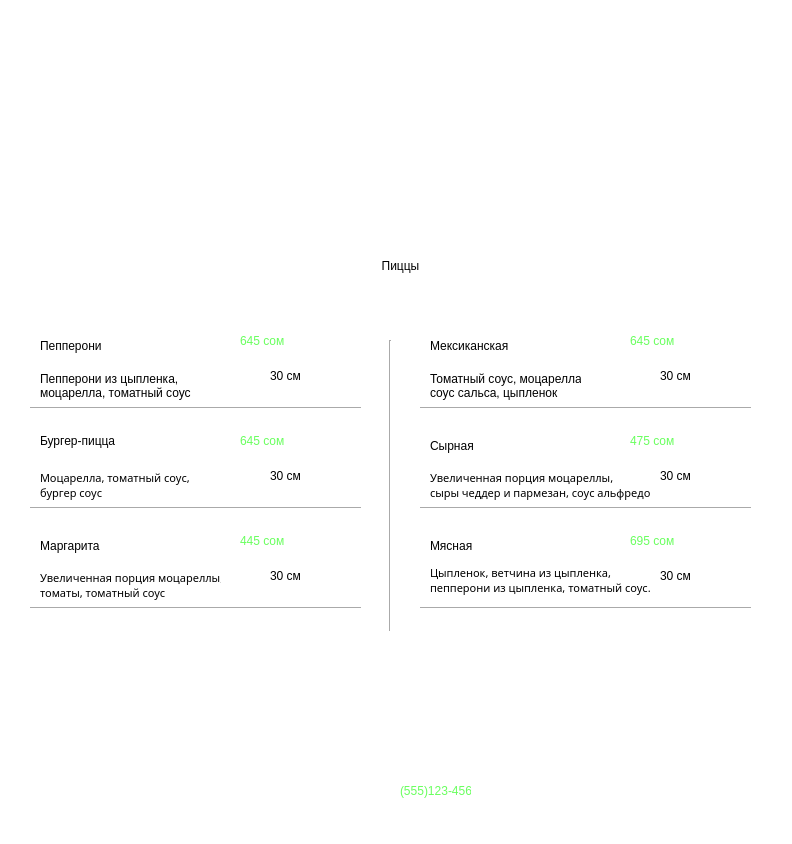
<?xml version="1.0" encoding="UTF-8"?>
<ui version="4.0">
 <class>Form</class>
 <widget class="QWidget" name="Form">
  <property name="geometry">
   <rect>
    <x>0</x>
    <y>0</y>
    <width>792</width>
    <height>844</height>
   </rect>
  </property>
  <property name="windowTitle">
   <string>Form</string>
  </property>
  <property name="styleSheet">
   <string notr="true">background-color: rgb(255, 255, 255);</string>
  </property>
  <widget class="QLabel" name="label">
   <property name="geometry">
    <rect>
     <x>0</x>
     <y>0</y>
     <width>801</width>
     <height>231</height>
    </rect>
   </property>
   <property name="text">
    <string/>
   </property>
   <property name="pixmap">
    <pixmap>image/360_F_280762521_j1sQEgHTmtfoUcAEgoPt1gdBu6yinZQN.jpg</pixmap>
   </property>
  </widget>
  <widget class="QLabel" name="label_2">
   <property name="geometry">
    <rect>
     <x>0</x>
     <y>680</y>
     <width>791</width>
     <height>161</height>
    </rect>
   </property>
   <property name="text">
    <string/>
   </property>
   <property name="pixmap">
    <pixmap>image/botoom.jpg</pixmap>
   </property>
  </widget>
  <widget class="Line" name="line">
   <property name="geometry">
    <rect>
     <x>380</x>
     <y>340</y>
     <width>20</width>
     <height>291</height>
    </rect>
   </property>
   <property name="orientation">
    <enum>Qt::Vertical</enum>
   </property>
  </widget>
  <widget class="Line" name="line_2">
   <property name="geometry">
    <rect>
     <x>30</x>
     <y>400</y>
     <width>331</width>
     <height>16</height>
    </rect>
   </property>
   <property name="orientation">
    <enum>Qt::Horizontal</enum>
   </property>
  </widget>
  <widget class="Line" name="line_3">
   <property name="geometry">
    <rect>
     <x>30</x>
     <y>500</y>
     <width>331</width>
     <height>16</height>
    </rect>
   </property>
   <property name="orientation">
    <enum>Qt::Horizontal</enum>
   </property>
  </widget>
  <widget class="Line" name="line_4">
   <property name="geometry">
    <rect>
     <x>30</x>
     <y>600</y>
     <width>331</width>
     <height>16</height>
    </rect>
   </property>
   <property name="orientation">
    <enum>Qt::Horizontal</enum>
   </property>
  </widget>
  <widget class="Line" name="line_5">
   <property name="geometry">
    <rect>
     <x>420</x>
     <y>600</y>
     <width>331</width>
     <height>16</height>
    </rect>
   </property>
   <property name="orientation">
    <enum>Qt::Horizontal</enum>
   </property>
  </widget>
  <widget class="Line" name="line_6">
   <property name="geometry">
    <rect>
     <x>420</x>
     <y>400</y>
     <width>331</width>
     <height>16</height>
    </rect>
   </property>
   <property name="orientation">
    <enum>Qt::Horizontal</enum>
   </property>
  </widget>
  <widget class="Line" name="line_7">
   <property name="geometry">
    <rect>
     <x>420</x>
     <y>500</y>
     <width>331</width>
     <height>16</height>
    </rect>
   </property>
   <property name="orientation">
    <enum>Qt::Horizontal</enum>
   </property>
  </widget>
  <widget class="QLabel" name="label_3">
   <property name="geometry">
    <rect>
     <x>310</x>
     <y>230</y>
     <width>181</width>
     <height>71</height>
    </rect>
   </property>
   <property name="styleSheet">
    <string notr="true">font: italic 30pt &quot;Sitka Banner&quot;;
background-color: rgb(255, 255, 255, 0);</string>
   </property>
   <property name="text">
    <string>Пиццы</string>
   </property>
   <property name="alignment">
    <set>Qt::AlignCenter</set>
   </property>
  </widget>
  <widget class="QLabel" name="label_4">
   <property name="geometry">
    <rect>
     <x>40</x>
     <y>330</y>
     <width>141</width>
     <height>31</height>
    </rect>
   </property>
   <property name="styleSheet">
    <string notr="true">QLabel{
font: 75 italic 18pt &quot;Sitka Banner&quot;;
background-color: rgb(255, 255, 255, 0);
}

QLabel::hover{
color: rgb(105, 255, 94);
background-color: rgb(255, 255, 255, 0);
}
</string>
   </property>
   <property name="text">
    <string>Пепперони</string>
   </property>
  </widget>
  <widget class="QLabel" name="label_5">
   <property name="geometry">
    <rect>
     <x>40</x>
     <y>350</y>
     <width>151</width>
     <height>71</height>
    </rect>
   </property>
   <property name="styleSheet">
    <string notr="true">font: 8pt &quot;Sitka&quot;;
background-color: rgb(255, 255, 255, 0);</string>
   </property>
   <property name="text">
    <string>Пепперони из цыпленка, 
моцарелла, томатный соус</string>
   </property>
  </widget>
  <widget class="QLabel" name="label_6">
   <property name="geometry">
    <rect>
     <x>240</x>
     <y>320</y>
     <width>121</width>
     <height>41</height>
    </rect>
   </property>
   <property name="styleSheet">
    <string notr="true">QLabel{
font: 75 italic 18pt &quot;Sitka Banner&quot;;
color: rgb(105, 255, 94);
background-color: rgb(255, 255, 255, 0);
}</string>
   </property>
   <property name="text">
    <string>645 сом</string>
   </property>
  </widget>
  <widget class="QLabel" name="label_7">
   <property name="geometry">
    <rect>
     <x>270</x>
     <y>360</y>
     <width>71</width>
     <height>31</height>
    </rect>
   </property>
   <property name="styleSheet">
    <string notr="true">font: 12pt &quot;Sitka&quot;;
background-color: rgb(255, 255, 255, 0);</string>
   </property>
   <property name="text">
    <string>30 см</string>
   </property>
  </widget>
  <widget class="QLabel" name="label_8">
   <property name="geometry">
    <rect>
     <x>40</x>
     <y>420</y>
     <width>171</width>
     <height>41</height>
    </rect>
   </property>
   <property name="styleSheet">
    <string notr="true">QLabel{
font: 75 italic 18pt &quot;Sitka Banner&quot;;
background-color: rgb(255, 255, 255, 0);
}

QLabel::hover{
color: rgb(105, 255, 94);
background-color: rgb(255, 255, 255, 0);
}
</string>
   </property>
   <property name="text">
    <string>Бургер-пицца</string>
   </property>
  </widget>
  <widget class="QLabel" name="label_9">
   <property name="geometry">
    <rect>
     <x>240</x>
     <y>420</y>
     <width>121</width>
     <height>41</height>
    </rect>
   </property>
   <property name="styleSheet">
    <string notr="true">QLabel{
font: 75 italic 18pt &quot;Sitka Banner&quot;;
color: rgb(105, 255, 94);
background-color: rgb(255, 255, 255, 0);
}</string>
   </property>
   <property name="text">
    <string>645 сом</string>
   </property>
  </widget>
  <widget class="QLabel" name="label_10">
   <property name="geometry">
    <rect>
     <x>40</x>
     <y>465</y>
     <width>151</width>
     <height>41</height>
    </rect>
   </property>
   <property name="font">
    <font>
     <family>Sitka</family>
     <pointsize>8</pointsize>
     <weight>50</weight>
     <italic>false</italic>
     <bold>false</bold>
    </font>
   </property>
   <property name="styleSheet">
    <string notr="true">font: 8pt &quot;Sitka&quot;;
background-color: rgb(255, 255, 255, 0);</string>
   </property>
   <property name="text">
    <string>Моцарелла, томатный соус, 
бургер соус</string>
   </property>
  </widget>
  <widget class="QLabel" name="label_11">
   <property name="geometry">
    <rect>
     <x>270</x>
     <y>460</y>
     <width>71</width>
     <height>31</height>
    </rect>
   </property>
   <property name="styleSheet">
    <string notr="true">font: 12pt &quot;Sitka&quot;;
background-color: rgb(255, 255, 255, 0);</string>
   </property>
   <property name="text">
    <string>30 см</string>
   </property>
  </widget>
  <widget class="QLabel" name="label_12">
   <property name="geometry">
    <rect>
     <x>40</x>
     <y>530</y>
     <width>151</width>
     <height>31</height>
    </rect>
   </property>
   <property name="styleSheet">
    <string notr="true">QLabel{
font: 75 italic 18pt &quot;Sitka Banner&quot;;
background-color: rgb(255, 255, 255, 0);
}

QLabel::hover{
color: rgb(105, 255, 94);
background-color: rgb(255, 255, 255, 0);
}
</string>
   </property>
   <property name="text">
    <string>Маргарита</string>
   </property>
  </widget>
  <widget class="QLabel" name="label_13">
   <property name="geometry">
    <rect>
     <x>40</x>
     <y>565</y>
     <width>181</width>
     <height>41</height>
    </rect>
   </property>
   <property name="font">
    <font>
     <family>Sitka</family>
     <pointsize>8</pointsize>
     <weight>50</weight>
     <italic>false</italic>
     <bold>false</bold>
    </font>
   </property>
   <property name="styleSheet">
    <string notr="true">font: 8pt &quot;Sitka&quot;;
background-color: rgb(255, 255, 255, 0);</string>
   </property>
   <property name="text">
    <string>Увеличенная порция моцареллы, 
томаты, томатный соус</string>
   </property>
  </widget>
  <widget class="QLabel" name="label_14">
   <property name="geometry">
    <rect>
     <x>270</x>
     <y>560</y>
     <width>71</width>
     <height>31</height>
    </rect>
   </property>
   <property name="styleSheet">
    <string notr="true">font: 12pt &quot;Sitka&quot;;
background-color: rgb(255, 255, 255, 0);</string>
   </property>
   <property name="text">
    <string>30 см</string>
   </property>
  </widget>
  <widget class="QLabel" name="label_15">
   <property name="geometry">
    <rect>
     <x>240</x>
     <y>520</y>
     <width>121</width>
     <height>41</height>
    </rect>
   </property>
   <property name="styleSheet">
    <string notr="true">QLabel{
font: 75 italic 18pt &quot;Sitka Banner&quot;;
color: rgb(105, 255, 94);
background-color: rgb(255, 255, 255, 0);
}</string>
   </property>
   <property name="text">
    <string>445 сом</string>
   </property>
  </widget>
  <widget class="QLabel" name="label_16">
   <property name="geometry">
    <rect>
     <x>430</x>
     <y>330</y>
     <width>171</width>
     <height>31</height>
    </rect>
   </property>
   <property name="styleSheet">
    <string notr="true">QLabel{
font: 75 italic 18pt &quot;Sitka Banner&quot;;
background-color: rgb(255, 255, 255, 0);
}

QLabel::hover{
color: rgb(105, 255, 94);
background-color: rgb(255, 255, 255, 0);
}
</string>
   </property>
   <property name="text">
    <string>Мексиканская</string>
   </property>
  </widget>
  <widget class="QLabel" name="label_18">
   <property name="geometry">
    <rect>
     <x>660</x>
     <y>360</y>
     <width>71</width>
     <height>31</height>
    </rect>
   </property>
   <property name="styleSheet">
    <string notr="true">font: 12pt &quot;Sitka&quot;;
background-color: rgb(255, 255, 255, 0);</string>
   </property>
   <property name="text">
    <string>30 см</string>
   </property>
  </widget>
  <widget class="QLabel" name="label_19">
   <property name="geometry">
    <rect>
     <x>630</x>
     <y>320</y>
     <width>121</width>
     <height>41</height>
    </rect>
   </property>
   <property name="styleSheet">
    <string notr="true">QLabel{
font: 75 italic 18pt &quot;Sitka Banner&quot;;
color: rgb(105, 255, 94);
background-color: rgb(255, 255, 255, 0);
}</string>
   </property>
   <property name="text">
    <string>645 сом</string>
   </property>
  </widget>
  <widget class="QLabel" name="label_20">
   <property name="geometry">
    <rect>
     <x>430</x>
     <y>430</y>
     <width>121</width>
     <height>31</height>
    </rect>
   </property>
   <property name="styleSheet">
    <string notr="true">QLabel{
font: 75 italic 18pt &quot;Sitka Banner&quot;;
background-color: rgb(255, 255, 255, 0);
}

QLabel::hover{
color: rgb(105, 255, 94);
background-color: rgb(255, 255, 255, 0);
}
</string>
   </property>
   <property name="text">
    <string>Сырная</string>
   </property>
  </widget>
  <widget class="QLabel" name="label_21">
   <property name="geometry">
    <rect>
     <x>430</x>
     <y>465</y>
     <width>221</width>
     <height>41</height>
    </rect>
   </property>
   <property name="font">
    <font>
     <family>Sitka</family>
     <pointsize>8</pointsize>
     <weight>50</weight>
     <italic>false</italic>
     <bold>false</bold>
    </font>
   </property>
   <property name="styleSheet">
    <string notr="true">font: 8pt &quot;Sitka&quot;;
background-color: rgb(255, 255, 255, 0);</string>
   </property>
   <property name="text">
    <string>Увеличенная порция моцареллы, 
сыры чеддер и пармезан, соус альфредо</string>
   </property>
  </widget>
  <widget class="QLabel" name="label_22">
   <property name="geometry">
    <rect>
     <x>660</x>
     <y>460</y>
     <width>71</width>
     <height>31</height>
    </rect>
   </property>
   <property name="styleSheet">
    <string notr="true">font: 12pt &quot;Sitka&quot;;
background-color: rgb(255, 255, 255, 0);</string>
   </property>
   <property name="text">
    <string>30 см</string>
   </property>
  </widget>
  <widget class="QLabel" name="label_23">
   <property name="geometry">
    <rect>
     <x>630</x>
     <y>420</y>
     <width>121</width>
     <height>41</height>
    </rect>
   </property>
   <property name="styleSheet">
    <string notr="true">QLabel{
font: 75 italic 18pt &quot;Sitka Banner&quot;;
color: rgb(105, 255, 94);
background-color: rgb(255, 255, 255, 0);
}</string>
   </property>
   <property name="text">
    <string>475 сом</string>
   </property>
  </widget>
  <widget class="QLabel" name="label_24">
   <property name="geometry">
    <rect>
     <x>430</x>
     <y>530</y>
     <width>121</width>
     <height>31</height>
    </rect>
   </property>
   <property name="styleSheet">
    <string notr="true">QLabel{
font: 75 italic 18pt &quot;Sitka Banner&quot;;
background-color: rgb(255, 255, 255, 0);
}

QLabel::hover{
color: rgb(105, 255, 94);
background-color: rgb(255, 255, 255, 0);
}
</string>
   </property>
   <property name="text">
    <string>Мясная</string>
   </property>
  </widget>
  <widget class="QLabel" name="label_25">
   <property name="geometry">
    <rect>
     <x>430</x>
     <y>560</y>
     <width>221</width>
     <height>41</height>
    </rect>
   </property>
   <property name="font">
    <font>
     <family>Sitka</family>
     <pointsize>8</pointsize>
     <weight>50</weight>
     <italic>false</italic>
     <bold>false</bold>
    </font>
   </property>
   <property name="styleSheet">
    <string notr="true">font: 8pt &quot;Sitka&quot;;
background-color: rgb(255, 255, 255, 0);</string>
   </property>
   <property name="text">
    <string>Цыпленок, ветчина из цыпленка, 
пепперони из цыпленка, томатный соус...</string>
   </property>
  </widget>
  <widget class="QLabel" name="label_26">
   <property name="geometry">
    <rect>
     <x>660</x>
     <y>560</y>
     <width>71</width>
     <height>31</height>
    </rect>
   </property>
   <property name="styleSheet">
    <string notr="true">font: 12pt &quot;Sitka&quot;;
background-color: rgb(255, 255, 255, 0);</string>
   </property>
   <property name="text">
    <string>30 см</string>
   </property>
  </widget>
  <widget class="QLabel" name="label_27">
   <property name="geometry">
    <rect>
     <x>630</x>
     <y>520</y>
     <width>121</width>
     <height>41</height>
    </rect>
   </property>
   <property name="styleSheet">
    <string notr="true">QLabel{
font: 75 italic 18pt &quot;Sitka Banner&quot;;
color: rgb(105, 255, 94);
background-color: rgb(255, 255, 255, 0);
}</string>
   </property>
   <property name="text">
    <string>695 сом</string>
   </property>
  </widget>
  <widget class="QLabel" name="label_28">
   <property name="geometry">
    <rect>
     <x>240</x>
     <y>680</y>
     <width>331</width>
     <height>71</height>
    </rect>
   </property>
   <property name="styleSheet">
    <string notr="true">font: 26pt &quot;Comic Sans MS&quot;;
background-color: rgb(0, 0, 0, 0);
color: rgb(255, 255, 255);</string>
   </property>
   <property name="text">
    <string>DODO PIZZA</string>
   </property>
  </widget>
  <widget class="QLabel" name="label_29">
   <property name="geometry">
    <rect>
     <x>190</x>
     <y>740</y>
     <width>391</width>
     <height>71</height>
    </rect>
   </property>
   <property name="styleSheet">
    <string notr="true">color: rgb(255, 255, 255);
background-color: rgb(255, 255, 255, 0);</string>
   </property>
   <property name="text">
    <string>Alexandria, 32 Washingtorn str, 22303
Opening hours: Mo-Fr 11:00-00:00, Sa-Sa 15:00-00:00
Call:</string>
   </property>
   <property name="alignment">
    <set>Qt::AlignCenter</set>
   </property>
  </widget>
  <widget class="QLabel" name="label_30">
   <property name="geometry">
    <rect>
     <x>400</x>
     <y>780</y>
     <width>71</width>
     <height>21</height>
    </rect>
   </property>
   <property name="styleSheet">
    <string notr="true">QLabel{
font: 75 italic 8pt &quot;Sitka Banner&quot;;
color: rgb(105, 255, 94);
background-color: rgb(255, 255, 255, 0);
}

QLabel::hover{
color: rgb(255, 255, 255);
background-color: rgb(255, 255, 255, 0);
}</string>
   </property>
   <property name="text">
    <string>(555)123-4567</string>
   </property>
  </widget>
  <widget class="QLabel" name="label_17">
   <property name="geometry">
    <rect>
     <x>430</x>
     <y>350</y>
     <width>151</width>
     <height>71</height>
    </rect>
   </property>
   <property name="styleSheet">
    <string notr="true">font: 8pt &quot;Sitka&quot;;
background-color: rgb(255, 255, 255, 0);</string>
   </property>
   <property name="text">
    <string>Томатный соус, моцарелла, 
соус сальса, цыпленок</string>
   </property>
  </widget>
 </widget>
 <resources/>
 <connections/>
</ui>
